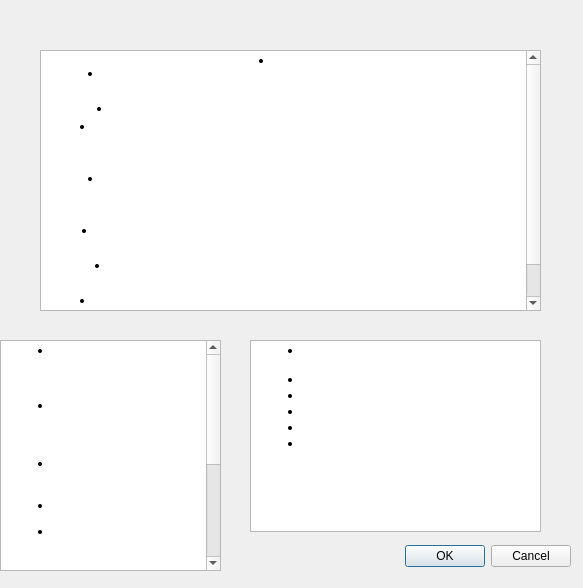
<?xml version="1.0" encoding="UTF-8"?>
<ui version="4.0">
 <class>przepis_azja_1</class>
 <widget class="QDialog" name="przepis_azja_1">
  <property name="geometry">
   <rect>
    <x>0</x>
    <y>0</y>
    <width>583</width>
    <height>588</height>
   </rect>
  </property>
  <property name="windowTitle">
   <string>Pad Thai</string>
  </property>
  <property name="styleSheet">
   <string notr="true">background-image: url(:/img/img/1.png);</string>
  </property>
  <widget class="QDialogButtonBox" name="buttonBox">
   <property name="geometry">
    <rect>
     <x>230</x>
     <y>540</y>
     <width>341</width>
     <height>32</height>
    </rect>
   </property>
   <property name="styleSheet">
    <string notr="true">font: 87 12pt &quot;Georgia Pro Cond Black&quot;;</string>
   </property>
   <property name="orientation">
    <enum>Qt::Horizontal</enum>
   </property>
   <property name="standardButtons">
    <set>QDialogButtonBox::Cancel|QDialogButtonBox::Ok</set>
   </property>
  </widget>
  <widget class="QTextBrowser" name="textBrowser">
   <property name="geometry">
    <rect>
     <x>0</x>
     <y>340</y>
     <width>221</width>
     <height>231</height>
    </rect>
   </property>
   <property name="styleSheet">
    <string notr="true">background-image: url(:/img/img/NAZWA.png);</string>
   </property>
   <property name="html">
    <string>&lt;!DOCTYPE HTML PUBLIC &quot;-//W3C//DTD HTML 4.0//EN&quot; &quot;http://www.w3.org/TR/REC-html40/strict.dtd&quot;&gt;
&lt;html&gt;&lt;head&gt;&lt;meta name=&quot;qrichtext&quot; content=&quot;1&quot; /&gt;&lt;style type=&quot;text/css&quot;&gt;
p, li { white-space: pre-wrap; }
&lt;/style&gt;&lt;/head&gt;&lt;body style=&quot; font-family:'MS Shell Dlg 2'; font-size:7.8pt; font-weight:400; font-style:normal;&quot;&gt;
&lt;ul style=&quot;margin-top: 0px; margin-bottom: 0px; margin-left: 0px; margin-right: 0px; -qt-list-indent: 1;&quot;&gt;&lt;li style=&quot; font-family:'Open Sans','Arial','sans-serif'; font-size:8pt; font-weight:600; color:#323232;&quot; style=&quot; margin-top:0px; margin-bottom:10px; margin-left:0px; margin-right:0px; -qt-block-indent:0; text-indent:0px;&quot;&gt;&lt;span style=&quot; font-size:14pt; color:#ffffff;&quot;&gt;SKŁADNIKI (2 PORCJE):&lt;/span&gt;&lt;/li&gt;
&lt;li style=&quot; font-family:'Open Sans','Arial','sans-serif'; font-size:8pt; font-weight:600; color:#ffffff;&quot; style=&quot; margin-top:0px; margin-bottom:10px; margin-left:0px; margin-right:0px; -qt-block-indent:0; text-indent:0px;&quot;&gt;&lt;span style=&quot; font-size:14px;&quot;&gt;100 g makaronu ryżowego (wstążki 3-5 mm)&lt;/span&gt;&lt;/li&gt;
&lt;li style=&quot; font-family:'Open Sans','Arial','sans-serif'; font-size:8pt; font-weight:600; color:#ffffff;&quot; style=&quot; margin-top:0px; margin-bottom:10px; margin-left:0px; margin-right:0px; -qt-block-indent:0; text-indent:0px;&quot;&gt;&lt;span style=&quot; font-size:14px;&quot;&gt;2 łyżki oleju roślinnego (np. kokosowego)&lt;/span&gt;&lt;/li&gt;
&lt;li style=&quot; font-family:'Open Sans','Arial','sans-serif'; font-size:8pt; font-weight:600; color:#ffffff;&quot; style=&quot; margin-top:0px; margin-bottom:10px; margin-left:0px; margin-right:0px; -qt-block-indent:0; text-indent:0px;&quot;&gt;&lt;span style=&quot; font-size:14px;&quot;&gt;3 ząbki czosnku&lt;/span&gt;&lt;/li&gt;
&lt;li style=&quot; font-family:'Open Sans','Arial','sans-serif'; font-size:8pt; font-weight:600; color:#ffffff;&quot; style=&quot; margin-top:0px; margin-bottom:10px; margin-left:0px; margin-right:0px; -qt-block-indent:0; text-indent:0px;&quot;&gt;&lt;span style=&quot; font-size:14px;&quot;&gt;opcjonalnie: 1 łyżeczka suszonych krewetek&lt;/span&gt;&lt;/li&gt;
&lt;li style=&quot; font-family:'Open Sans','Arial','sans-serif'; font-size:8pt; font-weight:600; color:#ffffff;&quot; style=&quot; margin-top:0px; margin-bottom:10px; margin-left:0px; margin-right:0px; -qt-block-indent:0; text-indent:0px;&quot;&gt;&lt;span style=&quot; font-size:14px;&quot;&gt;10 krewetek (obranych) lub 1 pierś kurczaka pokrojona w kosteczkę lub 100 g tofu&lt;/span&gt;&lt;/li&gt;
&lt;li style=&quot; font-family:'Open Sans','Arial','sans-serif'; font-size:8pt; font-weight:600; color:#ffffff;&quot; style=&quot; margin-top:0px; margin-bottom:10px; margin-left:0px; margin-right:0px; -qt-block-indent:0; text-indent:0px;&quot;&gt;&lt;span style=&quot; font-size:14px;&quot;&gt;2 jajka&lt;/span&gt;&lt;/li&gt;
&lt;li style=&quot; font-family:'Open Sans','Arial','sans-serif'; font-size:8pt; font-weight:600; color:#ffffff;&quot; style=&quot; margin-top:0px; margin-bottom:10px; margin-left:0px; margin-right:0px; -qt-block-indent:0; text-indent:0px;&quot;&gt;&lt;span style=&quot; font-size:14px;&quot;&gt;1 szklanka kiełków fasoli mung&lt;/span&gt;&lt;/li&gt;
&lt;li style=&quot; font-family:'Open Sans','Arial','sans-serif'; font-size:8pt; font-weight:600; color:#ffffff;&quot; style=&quot; margin-top:0px; margin-bottom:10px; margin-left:0px; margin-right:0px; -qt-block-indent:0; text-indent:0px;&quot;&gt;&lt;span style=&quot; font-size:14px;&quot;&gt;2 dymki lub 1 pęczek szczypiorku (biała i jasnozielona część)&lt;/span&gt;&lt;/li&gt;&lt;/ul&gt;&lt;/body&gt;&lt;/html&gt;</string>
   </property>
  </widget>
  <widget class="QTextBrowser" name="textBrowser_2">
   <property name="geometry">
    <rect>
     <x>40</x>
     <y>50</y>
     <width>501</width>
     <height>261</height>
    </rect>
   </property>
   <property name="styleSheet">
    <string notr="true">background-image: url(:/img/img/NAZWA.png);</string>
   </property>
   <property name="html">
    <string>&lt;!DOCTYPE HTML PUBLIC &quot;-//W3C//DTD HTML 4.0//EN&quot; &quot;http://www.w3.org/TR/REC-html40/strict.dtd&quot;&gt;
&lt;html&gt;&lt;head&gt;&lt;meta name=&quot;qrichtext&quot; content=&quot;1&quot; /&gt;&lt;style type=&quot;text/css&quot;&gt;
p, li { white-space: pre-wrap; }
&lt;/style&gt;&lt;/head&gt;&lt;body style=&quot; font-family:'MS Shell Dlg 2'; font-size:7.8pt; font-weight:400; font-style:normal;&quot;&gt;
&lt;ul style=&quot;margin-top: 0px; margin-bottom: 0px; margin-left: 0px; margin-right: 0px; -qt-list-indent: 1;&quot;&gt;&lt;li style=&quot; font-family:'Open Sans','sans-serif','Helvetica Neue','Helvetica','Arial','sans-serif'; font-size:8pt; color:#323232;&quot; align=&quot;center&quot; style=&quot; margin-top:0px; margin-bottom:0px; margin-left:0px; margin-right:0px; -qt-block-indent:0; text-indent:0px;&quot;&gt;&lt;span style=&quot; color:#ffffff;&quot;&gt;Przygotowanie:&lt;/span&gt;&lt;/li&gt;
&lt;li style=&quot; font-family:'Open Sans','sans-serif','Helvetica Neue','Helvetica','Arial','sans-serif'; font-size:8pt; color:#ffffff;&quot; align=&quot;center&quot; style=&quot; margin-top:0px; margin-bottom:0px; margin-left:0px; margin-right:0px; -qt-block-indent:0; text-indent:0px;&quot;&gt;&lt;span style=&quot; font-size:15px;&quot;&gt;Zagotować wodę w garnku, dodać &lt;/span&gt;&lt;span style=&quot; font-size:15px; font-weight:600;&quot;&gt;makaron ryżowy&lt;/span&gt;&lt;span style=&quot; font-size:15px;&quot;&gt; i gotować przez ok. 4 minuty. Odcedzić na sitku i przepłukać zimną wodą.&lt;/span&gt;&lt;/li&gt;
&lt;li style=&quot; font-family:'Open Sans','sans-serif','Helvetica Neue','Helvetica','Arial','sans-serif'; font-size:8pt; color:#ffffff;&quot; align=&quot;center&quot; style=&quot; margin-top:0px; margin-bottom:0px; margin-left:0px; margin-right:0px; -qt-block-indent:0; text-indent:0px;&quot;&gt;&lt;span style=&quot; font-size:15px;&quot;&gt;Dokładnie wymieszać wszystkie składniki &lt;/span&gt;&lt;span style=&quot; font-size:15px; font-weight:600;&quot;&gt;sosu &lt;/span&gt;&lt;span style=&quot; font-size:15px;&quot;&gt;w miseczce.&lt;/span&gt;&lt;/li&gt;
&lt;li style=&quot; font-family:'Open Sans','sans-serif','Helvetica Neue','Helvetica','Arial','sans-serif'; font-size:8pt; color:#ffffff;&quot; align=&quot;center&quot; style=&quot; margin-top:0px; margin-bottom:0px; margin-left:0px; margin-right:0px; -qt-block-indent:0; text-indent:0px;&quot;&gt;&lt;span style=&quot; font-size:15px;&quot;&gt;W woku lub na dużej patelni z nieprzywierającym dnem podgrzać olej. Dodać starty czosnek, po chwili suszone krewetki, podsmażyć ok. 1 minutę.&lt;/span&gt;&lt;/li&gt;
&lt;li style=&quot; font-family:'Open Sans','sans-serif','Helvetica Neue','Helvetica','Arial','sans-serif'; font-size:8pt; color:#ffffff;&quot; align=&quot;center&quot; style=&quot; margin-top:0px; margin-bottom:0px; margin-left:0px; margin-right:0px; -qt-block-indent:0; text-indent:0px;&quot;&gt;&lt;span style=&quot; font-size:15px;&quot;&gt;Dodać krewetki (lub kurczaka lub tofu) i smażyć ok. 2-3 minuty. Wbić jajka i podsmażyć wszystko przez ok. 1 minutę delikatnie mieszając. &lt;/span&gt;&lt;/li&gt;
&lt;li style=&quot; font-family:'Open Sans','sans-serif','Helvetica Neue','Helvetica','Arial','sans-serif'; font-size:8pt; color:#ffffff;&quot; align=&quot;center&quot; style=&quot; margin-top:0px; margin-bottom:0px; margin-left:0px; margin-right:0px; -qt-block-indent:0; text-indent:0px;&quot;&gt;&lt;span style=&quot; font-size:15px;&quot;&gt;Dodać makaron i smażyć mieszając ok. 4 minuty (mniej więcej w połowie tego czasu wlać &lt;/span&gt;&lt;span style=&quot; font-size:15px; font-weight:600;&quot;&gt;sos&lt;/span&gt;&lt;span style=&quot; font-size:15px;&quot;&gt;).&lt;/span&gt;&lt;/li&gt;
&lt;li style=&quot; font-family:'Open Sans','sans-serif','Helvetica Neue','Helvetica','Arial','sans-serif'; font-size:8pt; color:#ffffff;&quot; align=&quot;center&quot; style=&quot; margin-top:0px; margin-bottom:0px; margin-left:0px; margin-right:0px; -qt-block-indent:0; text-indent:0px;&quot;&gt;&lt;span style=&quot; font-size:15px;&quot;&gt;Na koniec dodać kiełki i posiekaną dymkę (można zachować część do dekoracji) i jeszcze raz wszystko wymieszać.&lt;/span&gt;&lt;/li&gt;
&lt;li style=&quot; font-family:'Open Sans','sans-serif','Helvetica Neue','Helvetica','Arial','sans-serif'; font-size:8pt; color:#ffffff;&quot; align=&quot;center&quot; style=&quot; margin-top:0px; margin-bottom:10px; margin-left:0px; margin-right:0px; -qt-block-indent:0; text-indent:0px;&quot;&gt;&lt;span style=&quot; font-size:15px;&quot;&gt;Posypać posiekanymi orzeszkami ziemnymi i zachowaną częścią kiełków oraz dymki. Można dodatkowo skropić limonką oraz posypać listkami kolendry i płatkami chili.&lt;/span&gt;&lt;/li&gt;&lt;/ul&gt;&lt;/body&gt;&lt;/html&gt;</string>
   </property>
  </widget>
  <widget class="QTextBrowser" name="textBrowser_3">
   <property name="geometry">
    <rect>
     <x>250</x>
     <y>340</y>
     <width>291</width>
     <height>192</height>
    </rect>
   </property>
   <property name="styleSheet">
    <string notr="true">background-image: url(:/img/img/NAZWA.png);</string>
   </property>
   <property name="html">
    <string>&lt;!DOCTYPE HTML PUBLIC &quot;-//W3C//DTD HTML 4.0//EN&quot; &quot;http://www.w3.org/TR/REC-html40/strict.dtd&quot;&gt;
&lt;html&gt;&lt;head&gt;&lt;meta name=&quot;qrichtext&quot; content=&quot;1&quot; /&gt;&lt;style type=&quot;text/css&quot;&gt;
p, li { white-space: pre-wrap; }
&lt;/style&gt;&lt;/head&gt;&lt;body style=&quot; font-family:'MS Shell Dlg 2'; font-size:7.8pt; font-weight:400; font-style:normal;&quot;&gt;
&lt;ul style=&quot;margin-top: 0px; margin-bottom: 0px; margin-left: 0px; margin-right: 0px; -qt-list-indent: 1;&quot;&gt;&lt;li style=&quot; font-family:'Open Sans','Arial','sans-serif'; font-size:8pt; font-weight:600; color:#323232;&quot; style=&quot; margin-top:0px; margin-bottom:0px; margin-left:0px; margin-right:0px; -qt-block-indent:0; text-indent:0px;&quot;&gt;&lt;span style=&quot; font-size:14px; color:#ffffff;&quot;&gt;SOS&lt;/span&gt;&lt;/li&gt;
&lt;p style=&quot; margin-top:0px; margin-bottom:0px; margin-left:0px; margin-right:0px; -qt-block-indent:1; text-indent:0px;&quot;&gt;&lt;span style=&quot; font-family:'Open Sans','Arial','sans-serif'; font-size:8pt; font-weight:600; color:#ffffff;&quot;&gt;4 łyżki sosu rybnego&lt;/span&gt;&lt;/p&gt;
&lt;li style=&quot; font-family:'Open Sans','Arial','sans-serif'; font-size:8pt; font-weight:600; color:#ffffff;&quot; style=&quot; margin-top:0px; margin-bottom:0px; margin-left:0px; margin-right:0px; -qt-block-indent:0; text-indent:0px;&quot;&gt;&lt;span style=&quot; font-size:14px;&quot;&gt;2 łyżki soku z limonki&lt;/span&gt;&lt;/li&gt;
&lt;li style=&quot; font-family:'Open Sans','Arial','sans-serif'; font-size:8pt; font-weight:600; color:#ffffff;&quot; style=&quot; margin-top:0px; margin-bottom:0px; margin-left:0px; margin-right:0px; -qt-block-indent:0; text-indent:0px;&quot;&gt;&lt;span style=&quot; font-size:14px;&quot;&gt;2 łyżeczki pasty tamaryndowej&lt;/span&gt;&lt;/li&gt;
&lt;li style=&quot; font-family:'Open Sans','Arial','sans-serif'; font-size:8pt; font-weight:600; color:#ffffff;&quot; style=&quot; margin-top:0px; margin-bottom:0px; margin-left:0px; margin-right:0px; -qt-block-indent:0; text-indent:0px;&quot;&gt;&lt;span style=&quot; font-size:14px;&quot;&gt;1 łyżka cukru&lt;/span&gt;&lt;/li&gt;
&lt;li style=&quot; font-family:'Open Sans','Arial','sans-serif'; font-size:8pt; font-weight:600; color:#ffffff;&quot; style=&quot; margin-top:0px; margin-bottom:0px; margin-left:0px; margin-right:0px; -qt-block-indent:0; text-indent:0px;&quot;&gt;&lt;span style=&quot; font-size:14px;&quot;&gt;1 łyżka sosu sriracha&lt;/span&gt;&lt;/li&gt;
&lt;li style=&quot; font-family:'Open Sans','Arial','sans-serif'; font-size:8pt; font-weight:600; color:#ffffff;&quot; style=&quot; margin-top:0px; margin-bottom:10px; margin-left:0px; margin-right:0px; -qt-block-indent:0; text-indent:0px;&quot;&gt;&lt;span style=&quot; font-size:14px;&quot;&gt;2 łyżki wody&lt;/span&gt;&lt;/li&gt;&lt;/ul&gt;&lt;/body&gt;&lt;/html&gt;</string>
   </property>
  </widget>
 </widget>
 <resources/>
 <connections>
  <connection>
   <sender>buttonBox</sender>
   <signal>accepted()</signal>
   <receiver>przepis_azja_1</receiver>
   <slot>accept()</slot>
   <hints>
    <hint type="sourcelabel">
     <x>248</x>
     <y>254</y>
    </hint>
    <hint type="destinationlabel">
     <x>157</x>
     <y>274</y>
    </hint>
   </hints>
  </connection>
  <connection>
   <sender>buttonBox</sender>
   <signal>rejected()</signal>
   <receiver>przepis_azja_1</receiver>
   <slot>reject()</slot>
   <hints>
    <hint type="sourcelabel">
     <x>316</x>
     <y>260</y>
    </hint>
    <hint type="destinationlabel">
     <x>286</x>
     <y>274</y>
    </hint>
   </hints>
  </connection>
 </connections>
</ui>
